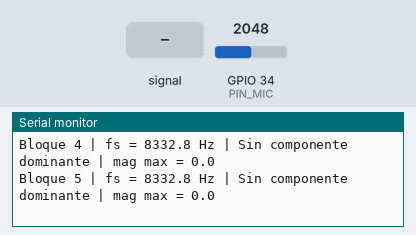
A sketch run on a simulated ESP32. Parts: the last lines printed to the serial monitor. The test bench sets the inputs (shaded band); at power-on: GPIO 34 (PIN_MIC) = 2048 (analog values on the 0–4095 scale). The modem accepts every AT command (registered, SIM ready, sends succeed) and sends nothing else.

Above: at 1.2 s.
1.3 s: GPIO 34 (PIN_MIC) fed a 200 Hz sine of ±327 counts around its level
At 1.57 s:
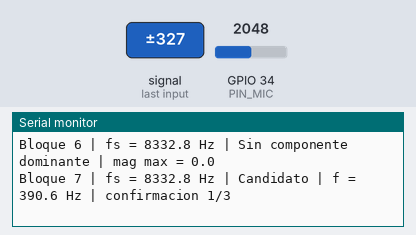
3.1 s: GPIO 34 (PIN_MIC) set to 2866
At 3.23 s:
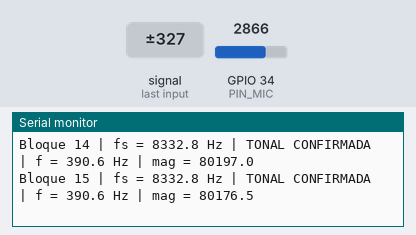
4.6 s: GPIO 34 (PIN_MIC) fed a 1000 Hz sine of ±1023 counts around its level
At 4.88 s:
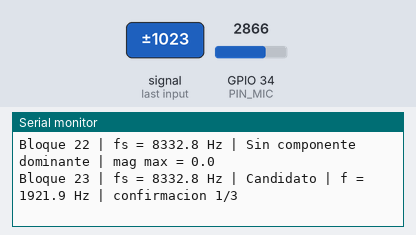
6.1 s: GPIO 34 (PIN_MIC) set to 3603
At 6.13 s:
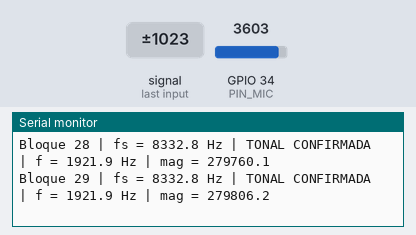
Timing chart, 0 to 8.6 s (numbered marks = the images above; inputs shaded):
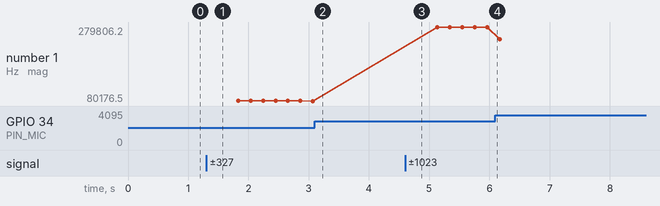

The sketch:

nodo1_adquisicion.ino
```cpp
#include <Arduino.h>
#include <arduinoFFT.h>

// =====================================================
// CONFIGURACIÓN GENERAL
// =====================================================

const int PIN_MIC = 34;

// UART hacia Nodo 2/3
const int PIN_UART_RX = 16;
const int PIN_UART_TX = 17;

const uint32_t BAUD_UART = 460800;

const uint16_t N = 1024;
const float FS = 16000.0;
const float DELTA_F = FS / N;


// =====================================================
// FFT
// =====================================================

float vReal[N];
float vImag[N];
int16_t bloqueAudio[N];

ArduinoFFT<float> FFT(
  vReal,
  vImag,
  N,
  FS
);


// =====================================================
// DIAGNÓSTICO
// =====================================================

const float UMBRAL_MAGNITUD = 8000.0;
const float TOLERANCIA_HZ = 25.0;
const int BLOQUES_CONFIRMACION = 3;

const float FREQ_MIN = 100.0;
const float FREQ_MAX = 7000.0;

float frecuenciaAnterior = 0.0;
int contadorConfirmacion = 0;


// =====================================================
// ESTADO
// =====================================================

uint32_t numeroBloque = 0;

float frecuenciaDetectada = 0.0;
float magnitudDetectada = 0.0;

bool interferenciaValida = false;


// =====================================================
// TIPOS DE RUIDO
// =====================================================

enum TipoRuido : uint8_t {
  RUIDO_NO_DETECTADO = 0,
  RUIDO_TONAL = 1
};

TipoRuido tipoRuidoActual =
  RUIDO_NO_DETECTADO;


// =====================================================
// PAQUETE UART
// =====================================================

struct __attribute__((packed)) PaqueteAudio {

  // Delimitación
  uint8_t magic1;
  uint8_t magic2;

  // Identificación
  uint32_t numeroBloque;

  // Configuración
  uint16_t fs;
  uint16_t n;

  // Diagnóstico
  uint8_t tipoRuido;
  uint8_t valido;

  float frecuenciaHz;
  float magnitud;

  // Audio centrado en cero
  int16_t muestras[N];

  // Integridad
  uint16_t crc;
};


// =====================================================
// CRC16-CCITT
// =====================================================

uint16_t calcularCRC16(
  const uint8_t* datos,
  size_t longitud
) {

  uint16_t crc = 0xFFFF;

  for (size_t i = 0; i < longitud; i++) {

    crc ^= ((uint16_t)datos[i] << 8);

    for (uint8_t bit = 0; bit < 8; bit++) {

      if (crc & 0x8000) {
        crc = (crc << 1) ^ 0x1021;
      } else {
        crc <<= 1;
      }
    }
  }

  return crc;
}


// =====================================================
// CAPTURA ADC A ~16 kHz
// =====================================================

float capturarBloque() {

  unsigned long inicio = micros();
  unsigned long siguienteMuestra = inicio;

  bool sumar63 = false;

  int32_t suma = 0;

  // =========================================
  // Captura ADC
  // =========================================

  for (int i = 0; i < N; i++) {

    while (
      (int32_t)(micros() - siguienteMuestra) < 0
    ) {
    }

    int16_t muestra =
      analogRead(PIN_MIC);

    bloqueAudio[i] = muestra;

    suma += muestra;

    if (sumar63) {
      siguienteMuestra += 63;
    } else {
      siguienteMuestra += 62;
    }

    sumar63 = !sumar63;
  }


  // =========================================
  // Remover DC y preparar FFT
  // =========================================

  float promedio =
    (float)suma / N;

  for (int i = 0; i < N; i++) {

    int16_t centrada =
      (int16_t)(
        bloqueAudio[i] - promedio
      );

    // Esta es la señal que enviaremos
    bloqueAudio[i] = centrada;

    // Y también la señal usada en FFT
    vReal[i] = centrada;
    vImag[i] = 0.0;
  }


  unsigned long fin = micros();

  float tiempo =
    (fin - inicio)
    / 1000000.0;

  return N / tiempo;
}


// =====================================================
// DIAGNÓSTICO
// =====================================================

void procesarDiagnostico(
  float frecuenciaPico,
  float magnitudPico
) {

  if (magnitudPico < UMBRAL_MAGNITUD) {

    contadorConfirmacion = 0;
    frecuenciaAnterior = 0.0;

    interferenciaValida = false;
    tipoRuidoActual = RUIDO_NO_DETECTADO;

    frecuenciaDetectada = 0.0;
    magnitudDetectada = magnitudPico;

    return;
  }

  if (
    abs(frecuenciaPico - frecuenciaAnterior)
    <= TOLERANCIA_HZ
  ) {

    contadorConfirmacion++;

  } else {

    frecuenciaAnterior = frecuenciaPico;
    contadorConfirmacion = 1;
  }

  frecuenciaDetectada = frecuenciaPico;
  magnitudDetectada = magnitudPico;

  if (
    contadorConfirmacion
    >= BLOQUES_CONFIRMACION
  ) {

    interferenciaValida = true;
    tipoRuidoActual = RUIDO_TONAL;

  } else {

    interferenciaValida = false;
    tipoRuidoActual = RUIDO_NO_DETECTADO;
  }
}


// =====================================================
// ENVIAR PAQUETE
// =====================================================

void enviarPaquete() {

  static PaqueteAudio paquete;

  paquete.magic1 = 0xAA;
  paquete.magic2 = 0x55;

  paquete.numeroBloque =
    numeroBloque;

  paquete.fs =
    (uint16_t)FS;

  paquete.n =
    N;

  paquete.tipoRuido =
    (uint8_t)tipoRuidoActual;

  paquete.valido =
    interferenciaValida ? 1 : 0;

  paquete.frecuenciaHz =
    frecuenciaDetectada;

  paquete.magnitud =
    magnitudDetectada;


  // Copiar las 1024 muestras
  for (int i = 0; i < N; i++) {

    paquete.muestras[i] =
      bloqueAudio[i];
  }


  paquete.crc =
    calcularCRC16(
      (uint8_t*)&paquete,
      sizeof(PaqueteAudio)
      - sizeof(uint16_t)
    );


  Serial2.write(
    (uint8_t*)&paquete,
    sizeof(PaqueteAudio)
  );
}


// =====================================================
// DEBUG LOCAL
// =====================================================

void mostrarDiagnostico(
  float fsReal
) {

  Serial.print("Bloque ");
  Serial.print(numeroBloque);

  Serial.print(" | fs = ");
  Serial.print(fsReal, 1);

  Serial.print(" Hz | ");

  if (interferenciaValida) {

    Serial.print("TONAL CONFIRMADA");

    Serial.print(" | f = ");
    Serial.print(
      frecuenciaDetectada,
      1
    );

    Serial.print(" Hz");

    Serial.print(" | mag = ");
    Serial.println(
      magnitudDetectada,
      1
    );

  } else if (
    contadorConfirmacion > 0
  ) {

    Serial.print("Candidato");

    Serial.print(" | f = ");
    Serial.print(
      frecuenciaDetectada,
      1
    );

    Serial.print(
      " Hz | confirmacion "
    );

    Serial.print(
      contadorConfirmacion
    );

    Serial.print("/");
    Serial.println(
      BLOQUES_CONFIRMACION
    );

  } else {

    Serial.print(
      "Sin componente dominante"
    );

    Serial.print(
      " | mag max = "
    );

    Serial.println(
      magnitudDetectada,
      1
    );
  }
}


// =====================================================
// SETUP
// =====================================================

void setup() {

  Serial.begin(115200);

  Serial2.setTxBufferSize(4096);

  // UART2 del ESP32 clásico
  Serial2.begin(
    BAUD_UART,
    SERIAL_8N1,
    PIN_UART_RX,
    PIN_UART_TX
  );

  analogReadResolution(12);

  Serial.println();
  Serial.println(
    "================================"
  );

  Serial.println(
    "NODO 1 - ADQUISICION Y ANALISIS"
  );

  Serial.println(
    "================================"
  );

  Serial.print("fs = ");
  Serial.println(FS);

  Serial.print("N = ");
  Serial.println(N);

  Serial.print("Delta f = ");
  Serial.print(DELTA_F, 3);
  Serial.println(" Hz");

  Serial.print(
    "Banda analizada = "
  );

  Serial.print(FREQ_MIN);
  Serial.print(" - ");
  Serial.print(FREQ_MAX);
  Serial.println(" Hz");

  Serial.println();
}


// =====================================================
// LOOP
// =====================================================

void loop() {

  numeroBloque++;

  // 1. Captura
  float fsReal =
    capturarBloque();

  // 2. Eliminar DC
  //FFT.dcRemoval();

  // 3. Hann
  FFT.windowing(
    FFTWindow::Hann,
    FFTDirection::Forward
  );

  // 4. FFT
  FFT.compute(
    FFTDirection::Forward
  );

  // 5. Magnitud
  FFT.complexToMagnitude();

  vReal[0] = 0;


  // 6. Pico dentro de banda válida

  float frecuenciaPico = 0.0;
  float magnitudPico = 0.0;

  int binMin =
    (int)(FREQ_MIN / DELTA_F);

  int binMax =
    (int)(FREQ_MAX / DELTA_F);

  if (binMin < 1) {
    binMin = 1;
  }

  if (
    binMax > (N / 2 - 1)
  ) {
    binMax = N / 2 - 1;
  }

  for (
    int k = binMin;
    k <= binMax;
    k++
  ) {

    if (
      vReal[k]
      > magnitudPico
    ) {

      magnitudPico =
        vReal[k];

      frecuenciaPico =
        k * DELTA_F;
    }
  }


  // 7. Diagnóstico
  procesarDiagnostico(
    frecuenciaPico,
    magnitudPico
  );


  // 8. Debug
  mostrarDiagnostico(
    fsReal
  );


  // 9. UART
  enviarPaquete();
}
```

Measured:
- after the input at 1.3 s, the serial monitor: prints a new line after 0.11 s (image 1)
- after the input at 4.6 s, the serial monitor: prints a new line after 0.12 s (image 3)
- plotted number 1: 80176.5 → 279806.2 after the input at 4.6 s, 279806.2 → 247148.9 after the input at 6.1 s
